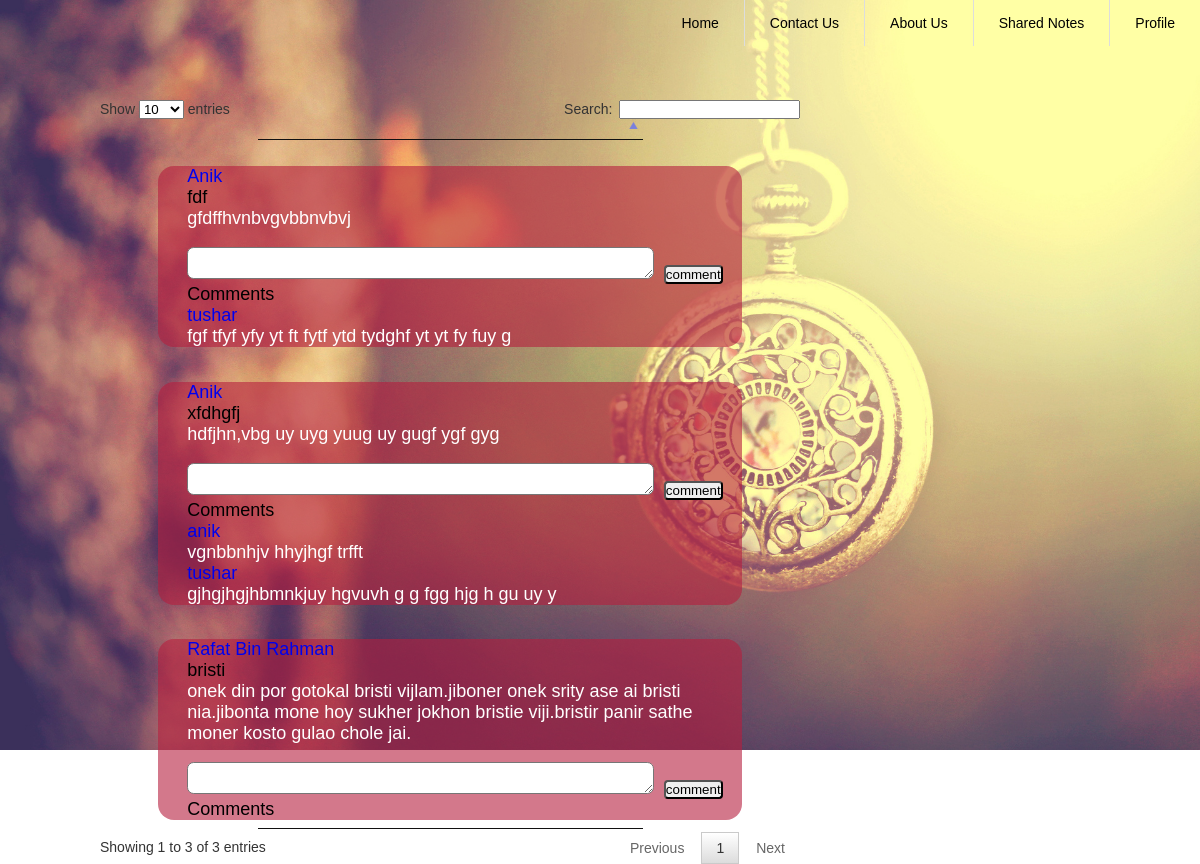
/shared.php (signed in), run on the app's committed database.
### tables this page shows
CREATE TABLE IF NOT EXISTS `ddiary` (
`did` int(11) NOT NULL,
  `id` int(11) NOT NULL,
  `dname` varchar(50) NOT NULL,
  `dnote` varchar(3500) NOT NULL,
  `ddate` date NOT NULL,
  `dshare` int(11) NOT NULL
);

CREATE TABLE IF NOT EXISTS `user` (
`id` int(11) NOT NULL,
  `name` varchar(50) NOT NULL,
  `username` varchar(50) NOT NULL,
  `password` varchar(100) NOT NULL,
  `birthdate` date NOT NULL,
  `email` varchar(100) NOT NULL,
  `type` varchar(20) NOT NULL,
  `sex` varchar(20) NOT NULL,
  `img` varchar(500) NOT NULL
);

CREATE TABLE IF NOT EXISTS `comments` (
`cid` int(11) NOT NULL,
  `did` int(11) NOT NULL,
  `id` int(11) NOT NULL,
  `username` varchar(100) NOT NULL,
  `comment` varchar(3000) NOT NULL
);

### shared.php (the view, shortened to what this page needs)
<?php
require("config.php");
$sql="SELECT * FROM `ddiary` WHERE `dshare`='1' ORDER BY `ddate` desc";
$result=mysqli_query($conn,$sql);
		?>
<html>
	<head>
		<link rel="stylesheet" type="text/css" href="style.css">
		<link rel="stylesheet" type="text/css" href="jquery.dataTables.min.css">
	</head>
	<body>
		<div class="sharemain">
			<div class="menu">
				<ul>
					<li><a href="home.php">Home</a></li>
					<li><a href="contact.php">Contact Us</a></li>
					<li><a href="">About Us</a></li>
					<li><a href="shared.php">Shared Notes</a></li>
					<li><a href="javascript:profile()">Profile</a></li>
				</ul>
			</div>
            <div class="datatable">
				<table id="example">
					<thead>
						<tr>
							<th></th>
						</tr>
					</thead>
					<tbody>
						<?php
							foreach ($result as $key => $value) {
							 $id=$value["id"];
							 $did=$value["did"];
							 $sql="SELECT `name` FROM `user` WHERE `id`='$id'";
							$nameresult=mysqli_query($conn,$sql);
							foreach ($nameresult as $key => $name) {
								$username=$name['name'];
							}
						?>
						<tr>
							<td>
								<div class="shnote">
									<label><a href="profile.php?id=<?php echo $id ?>"> <?php echo $username;?></a> </label><br>
									<label><?php echo $value['dname']; ?></label><br>
									<p><?php echo $value['dnote']; ?></p><br>
									<form action="comsubmit.php" method="post">
										<textarea name="comm" row="50" col="20"></textarea>
										<input type="submit" name="csubmit" value="comment">
									</form>
									<label>Comments</label><br>
									<?php
										$sqls="SELECT * FROM `comments` WHERE `did`='$did' ";
										$results=mysqli_query($conn,$sqls);
										foreach ($results as $key => $value) {
										 $id=$value["id"];
										 $comm=$value["comment"];
										 $usernames=$value["username"];
										?>
										<label><a href="profile.php?id=<?php echo $id ?>"><?php echo $usernames;?></a></label>
										<p><?php echo $comm; ?></p>
										<?php
											}
										?>
								</div>
							</td>
						</tr>
						<?php
							}
						?>
					</tbody>
				</table>
			</div>
		</div>
	</body>
</html>

### style.css (style rules this page uses)
* { margin: 0;padding: 0; }
body { font-family:Arial;font-size:14px;color:#000; }
.menu { width: 100%; }
.menu ul { margin:0; padding:0; list-style:none; overflow:hidden; float: right; }
.menu ul li { border-right: 1px solid #ddd; float:left; padding : 15px; overflow:hidden; }
.menu ul li:last-child { border-right: none; }
.menu ul li a { display:; background:; color: #000000; padding: 10px 10px; text-decoration:none; overflow:hidden; }
.sharemain { min-height: 800px; background: url(images/back-6.jpg) no-repeat fixed ; background-size: 100%; display: block; overflow: hidden; }
.datatable { width: 700px; margin-top: 100px; margin-left: 100px; }
.shnote { height: ; width: 160%; background: rgba(182,31,63,.6); margin-top: 5%; padding: 20px auto; margin-left: -30%; border-radius: 1em; background-size: 150%; }
.shnote label { margin-left: 5%; color: ; font-size: 18px; }
.shnote p { margin-left: 5%; color: white ; font-size: 18px; }
.shnote form textarea { width: 80%; margin-left: 5%; border-radius: .5em; }
.shnote form input { border-radius: .3em; margin-right: 5px; margin-left: 5px; }
.shnote a { text-decoration: none; }

### data on the page
ddiary: user.name "Rafat Bin Rahman", dname "bristi", dnote "onek din por gotokal bristi vijlam.jiboner onek srity ase ai bristi nia.jibonta mone hoy sukher jokhon bristie viji.bristir panir sathe moner kosto gulao chole jai."
ddiary: user.name "Anik", dname "xfdhgfj", dnote "hdfjhn,vbg uy uyg yuug uy gugf ygf gyg"
comments: username "anik", comment "vgnbbnhjv hhyjhgf trfft"
comments: username "tushar", comment "gjhgjhgjhbmnkjuy hgvuvh g g fgg hjg h gu uy y"
ddiary: dname "fdf", dnote "gfdffhvnbvgvbbnvbvj"
user: name "Anik"
comments: username "tushar", comment "fgf tfyf yfy yt ft fytf ytd tydghf yt yt fy fuy g"
